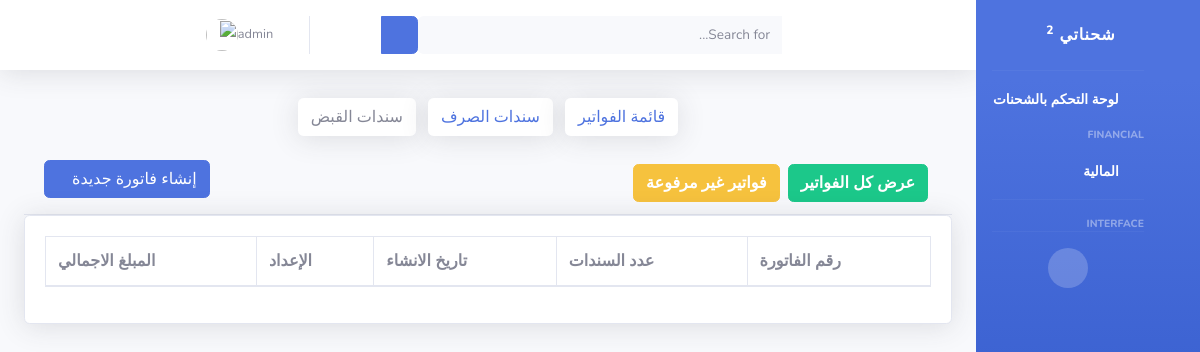
Before: /financia/invoice/ (signed in) with the older database file.
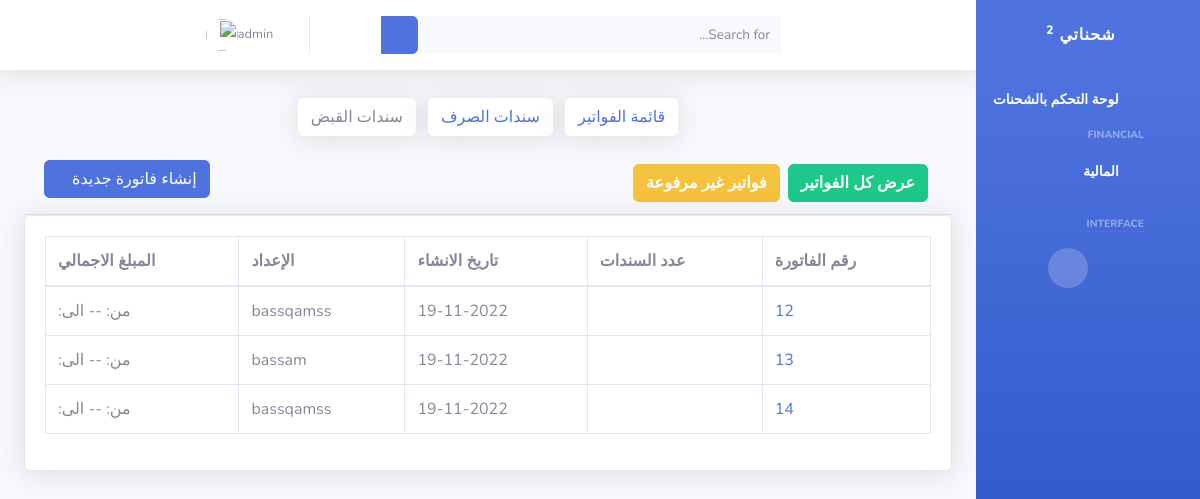
After: the same page with the newer database file.
### financial/models.py (models this page shows, shortened)
class Invoices(models.Model):
    invoices_id= models.BigAutoField(primary_key=True)
    date = models.DateTimeField(default=timezone.now)
    auth =  models.ForeignKey(User, on_delete=models.CASCADE, null=True)

### financial/invoice.py (the view)
# urls.py: path('financia/invoice/',invoice.invoice_list, name='invoice_list' ),
def invoice_list(request):
    invoice = Invoices.objects.all()
    return render(request, 'financial/invoice/invoice_list.html',{
        'invoice':invoice,
        })

### Shuhnaty/templates/financial/invoice/invoice_list.html
{% extends 'base.html' %}
{% block item %}
{%  include 'financial/buttons.html' %}
{% endblock %}
{% block content %}
<div class="card-header py-3">
    <div class="btn-group float-end " role="group" aria-label="Basic mixed styles example">
        <button type="button" class="btn btn-success m-1"> <a href="#" class="text-decoration-none text-white fw-bolder"> عرض كل الفواتير </a></button>
     </div>
    <div class="btn-group float-end " role="group" aria-label="Basic mixed styles example">
            <button type="button" class="btn btn-warning m-1"> <a href="#" class="text-decoration-none text-white fw-bolder">فواتير غير مرفوعة</a></button>
    </div>
    <div class="btn-group" role="group" aria-label="Basic example">
        <button type="button" class="btn btn-primary"><a href="{% url 'add_invoice'%}" class="text-decoration-none text-white"> إنشاء فاتورة جديدة <i class="fas fa-download fa-sm text-white-50"></i>  </a></button>
    </div>
</div>
<div class="card shadow mb-4 d-block">
    <div class="card-body">
        <div class="table-responsive">
            <table class="table table-bordered" id="dataTable" width="100%" cellspacing="0">
                <thead>
                    <tr>
                        <th>رقم الفاتورة </th>
                        <th>عدد السندات  </th>
                        <th> تاريخ الانشاء</th>
                        <th>الإعداد</th>
                        <th>المبلغ الاجمالي</th>
                    </tr>
                </thead>
                <tbody>
                    {% for item in invoice %}
                    <tr>
                        <td><a href="{% url 'invoice_details' pk=item.invoices_id %}">{{ item.invoices_id }}</a></td>
                        <td>{{ item.total_invoice }}</td>
                        <td>{{ item.date|date:"d-m-Y" }} </td>
                        <td>{{ item.auth}} </td>
                        <td> من:  {{ item.source }}  -- الى: {{ item.destination }} </td>
                    </tr>
                    {% endfor %}
                </tbody>
            </table>
        </div>
    </div>
</div>
{% endblock %}

Changed rows visible on the page:
added Invoices: invoices_id "12", date "19-11-2022", auth "bassqamss"
added Invoices: invoices_id "13", date "19-11-2022", auth "bassam"
added Invoices: invoices_id "14", date "19-11-2022", auth "bassqamss"
